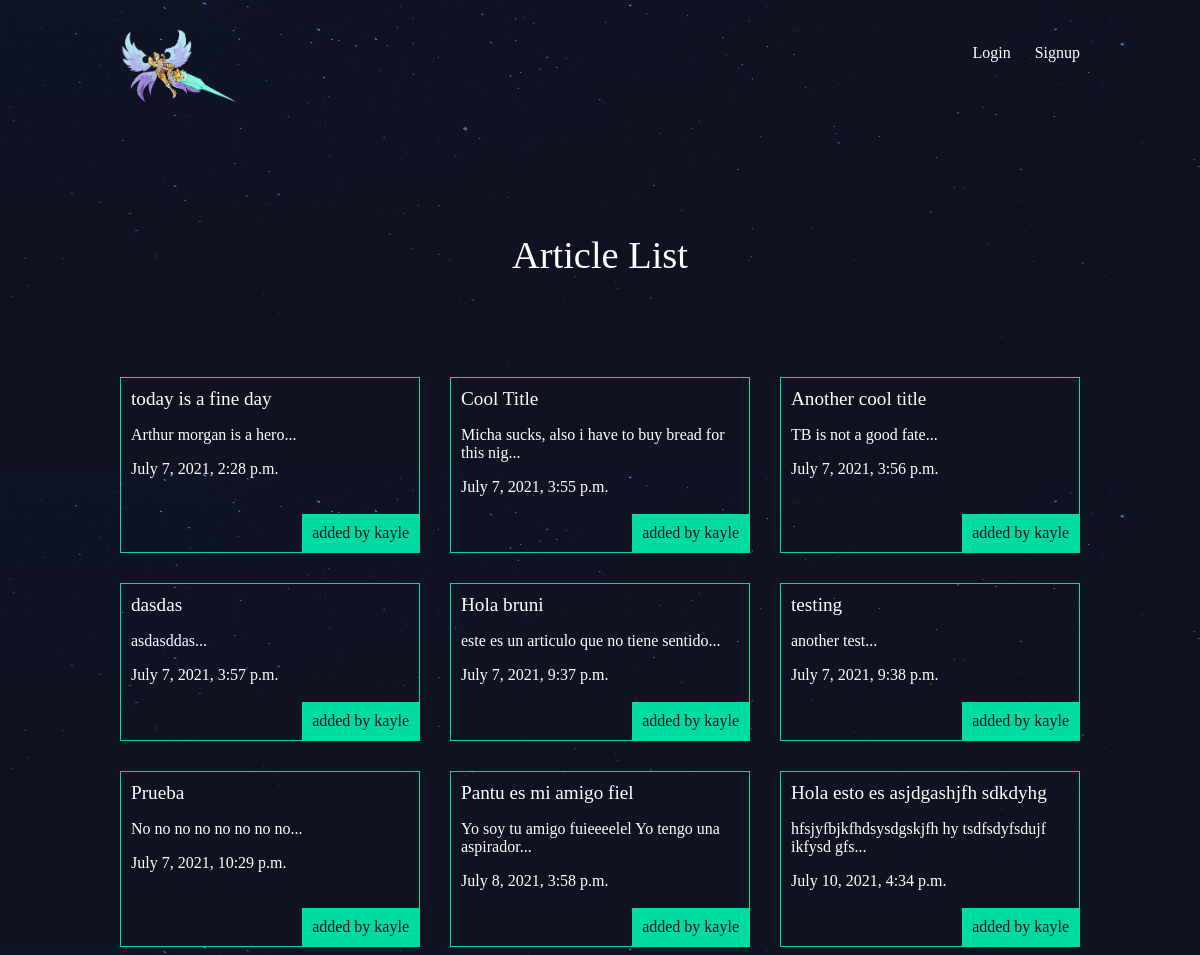
The page /articles/ on the database as committed earlier.
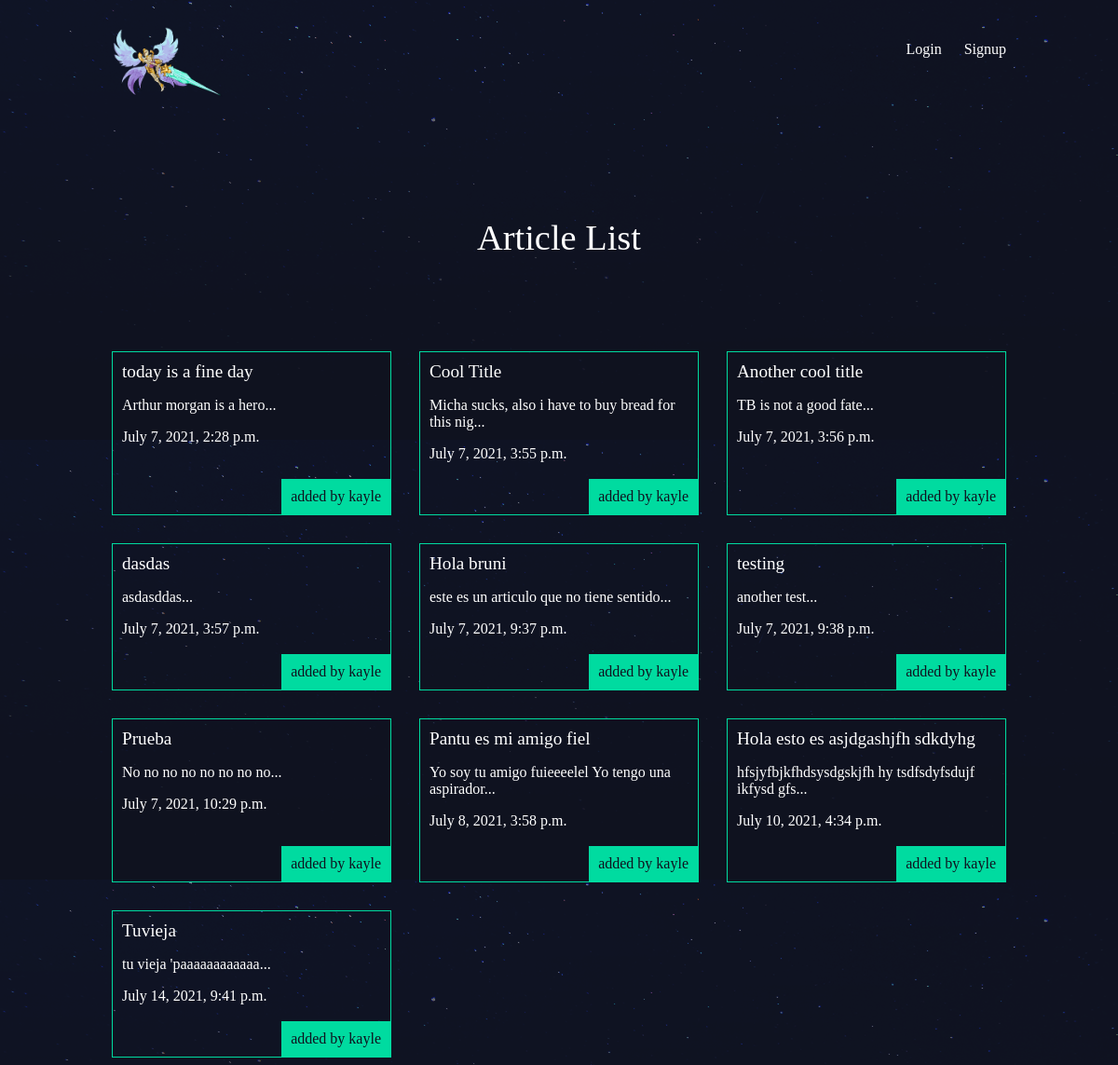
The same page on the database as committed later.
### articles/models.py (models this page shows, shortened)
class Article(models.Model):
    title = models.CharField(max_length=100)
    slug = models.SlugField()
    body = models.TextField()
    date = models.DateTimeField(auto_now_add=True)
    thumb = models.ImageField(default = 'default.png', blank = True)
    author = models.ForeignKey(User, on_delete =models.CASCADE, default = None)
    def snippet(self):
        return self.body[:50] + '...'

### articles/views.py (the view)
# urls.py: path('', views.article_list, name = 'list'),
def article_list(request):
    articles = Article.objects.all().order_by('date')
    return render(request, 'articles/article_list.html', {'articles':articles})

### articles/templates/articles/article_list.html
{% extends 'base_layout.html' %}
{% block content %}
    <h1>Article List</h1>
    <div class="articles">
      {% for article in articles %}
        <div class="article">
          <h2><a href="{% url 'articles:detail' slug=article.slug %}">{{ article.title }}</a></h2>
          <p>{{ article.snippet }}</p>
          <p>{{ article.date }}</p>
          <p class = "author">added by {{ article.author.username }}</p>
        </div>
      {% endfor %}
    </div>
{% endblock %}

### templates/base_layout.html (shortened to what this page needs)
{% load static from static %}
<!DOCTYPE html>
<html lang="en" dir="ltr">
  <head>
    <link rel="stylesheet" href="{% static 'styles.css' %}">
  </head>
  <body>
      <header class="wrapper">
        <h1><a href="{% url 'home' %}"><img src="{% static 'article_logo.png' %}"
          width="120"
          height="auto"></a></h1>
          <nav>
            <ul>
              {% if user.is_authenticated %}
                <li>
                  <form class="logout-link" action="{% url 'accounts:logout' %}" method="post">
                    {% csrf_token %}
                    <button type="submit">Logout!</button>
                  </form>
                </li>
                <li><a href= "{% url 'articles:create' %}" class = "highlight">New Article</a></li>
              {% else %}
                <li><a href= "{% url 'accounts:login' %}">Login</a></li>
                <li><a href= "{% url 'accounts:signup' %}">Signup</a></li>
              {% endif %}
            </ul>
          </nav>
      </header>
      <div class="wrapper">
        {% block content %}
        {% endblock %}
      </div>
  </body>
</html>

### assets/styles.css (style rules this page uses)
body { background-color: #0f121f; background-image: url(stars.png); background-repeat-y: no-repeat; color: #fff; }
body * { font-family: Ubuntu; }
h1, h2, h3, h4, h5 { font-weight: normal; margin: 0; }
a, a:hover, a:visited { color: #fff; text-decoration: none; }
.wrapper { max-width: 960px; margin: 0 auto; }
div.wrapper h1 { text-align: center; margin: 100px auto; font-size: 2.4em; }
header { display: grid; grid-template-columns: 1fr 1fr; padding: 20px 0; }
nav { justify-self: end; }
nav li { display: inline-block; margin-left: 20px; }
.articles { display: grid; grid-template-columns: 1fr 1fr 1fr; grid-gap: 30px; }
.article { padding: 10px; border: 1px solid #00dba0; position: relative; padding-bottom: 40px; }
.article h2 { font-size:1.2em; }
.article .author { padding: 10px; background: #00dba0; position: absolute; right: 0; bottom: 0; margin: 0; color: #0f121f; }

Rows that differ between the two databases and show on the page:
added Article: title "Tuvieja", snippet "tu vieja 'paaaaaaaaaaaa...", date "July 14, 2021, 9:41 p.m.", author.username "kayle"
